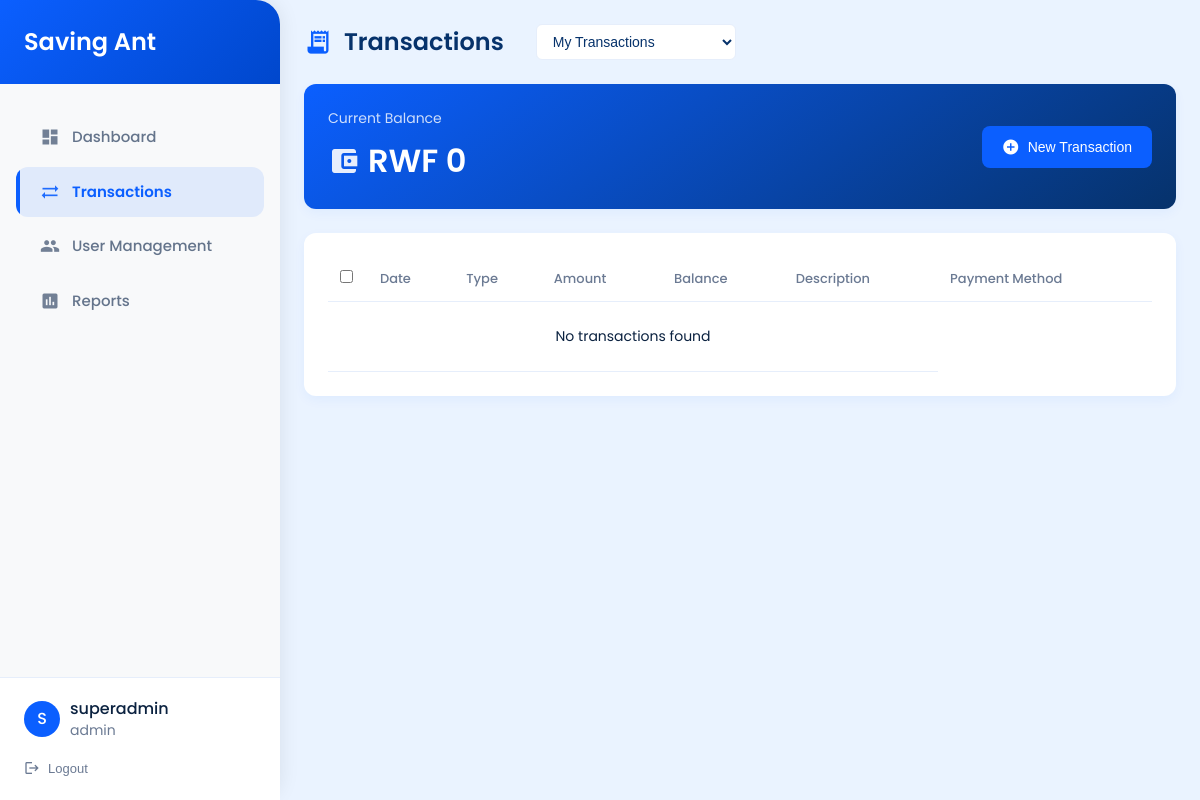
The app's page /transactions.php (signed in) with its own data.
### tables this page shows
CREATE TABLE `users` (
  `id` int(11) NOT NULL,
  `username` varchar(50) NOT NULL,
  `email` varchar(255) NOT NULL,
  `password_hash` varchar(255) NOT NULL,
  `full_name` varchar(100) NOT NULL,
  `created_at` timestamp NOT NULL DEFAULT current_timestamp(),
  `updated_at` timestamp NOT NULL DEFAULT current_timestamp() ON UPDATE current_timestamp(),
  `last_login` timestamp NULL DEFAULT NULL,
  `is_active` tinyint(1) DEFAULT 1,
  `phone_number` varchar(20) DEFAULT NULL
);

CREATE TABLE `user_balances` (
  `user_id` int(11) NOT NULL,
  `balance` decimal(10,2) NOT NULL DEFAULT 0.00,
  `updated_at` timestamp NOT NULL DEFAULT current_timestamp() ON UPDATE current_timestamp()
);

### inc/db.php (called while the page is built)
<?php
function getPDO(): PDO
{
    $host = '127.0.0.1';
    $db   = 'saving_ant';
    $user = 'root';
    $pass = '';
    $charset = 'utf8mb4';
    $dsn = "mysql:host=$host;dbname=$db;charset=$charset";
    $options = [
        PDO::ATTR_ERRMODE => PDO::ERRMODE_EXCEPTION,
        PDO::ATTR_DEFAULT_FETCH_MODE => PDO::FETCH_ASSOC,
        PDO::ATTR_EMULATE_PREPARES => false,
    ];
    try {
        return new PDO($dsn, $user, $pass, $options);
    } catch (PDOException $e) {
        throw new PDOException($e->getMessage(), (int)$e->getCode());
    }
}

### inc/auth.php (called while the page is built, shortened)
<?php
require_once __DIR__ . '/db.php';
class Auth {
    private PDO $db;
    private ?array $user = null;
    public function __construct() {
        $this->db = getPDO();
        if (isset($_SESSION['user_id'])) {
            $this->loadUser($_SESSION['user_id']);
        }
    }
    public function getPdo(): PDO {
        return $this->db;
    }
    private function loadUser(int $userId): void {
        $stmt = $this->db->prepare("
            SELECT u.*, GROUP_CONCAT(r.name) as roles
            FROM users u
            LEFT JOIN user_roles ur ON u.id = ur.user_id
            LEFT JOIN roles r ON ur.role_id = r.id
            WHERE u.id = ? AND u.is_active = 1
            GROUP BY u.id
        ");
        $stmt->execute([$userId]);
        $user = $stmt->fetch();
        if ($user) {
            $user['roles'] = $user['roles'] ? explode(',', $user['roles']) : [];
            $this->user = $user;
        }
    }
    public function hasRole(string $role): bool {
        return $this->user && in_array($role, $this->user['roles']);
    }
    public function getUser(): ?array {
        return $this->user;
    }
    public function getAllUsers(): array {
        $stmt = $this->db->query("
            SELECT
                u.id,
                u.username,
                u.email,
                u.full_name,
                u.is_active,
                u.created_at,
                u.last_login,
                GROUP_CONCAT(r.name) as roles
            FROM users u
            LEFT JOIN user_roles ur ON u.id = ur.user_id
            LEFT JOIN roles r ON ur.role_id = r.id
            GROUP BY u.id
            ORDER BY u.id DESC
        ");
        $users = $stmt->fetchAll();
        foreach ($users as &$user) {
            $user['roles'] = $user['roles'] ? explode(',', $user['roles']) : [];
        }
        return $users;
    }
}

### inc/functions.php (called while the page is built, shortened)
<?php
require_once __DIR__ . '/auth.php';
$auth = new Auth();
function getUserBalance(int $userId): float {
    global $auth;
    $pdo = $auth->getPdo();
    $stmt = $pdo->prepare('SELECT balance FROM user_balances WHERE user_id = ?');
    $stmt->execute([$userId]);
    $balance = $stmt->fetchColumn();
    return max(0, floatval($balance));
}

### transactions.php (the view, shortened to what this page needs)
<?php
require_once __DIR__ . '/inc/functions.php';
$user = $auth->getUser();
$page = isset($_GET['page']) ? max(1, intval($_GET['page'])) : 1;
$perPage = 10;
$offset = ($page - 1) * $perPage;
$viewUserId = isset($_GET['user_id']) && $auth->hasRole('admin') ? intval($_GET['user_id']) : $user['id'];
$transactions = getTransactions([
    'user_id' => $viewUserId,
    'limit' => $perPage,
    'offset' => $offset
]);
if ($auth->hasRole('admin')) {
    $allUsers = $auth->getAllUsers();
}
$currentBalance = getUserBalance($viewUserId);
$viewedUser = $viewUserId !== $user['id'] ? $auth->getUserById($viewUserId) : $user;
?>
<!DOCTYPE html>
<html lang="en">
<head>
    <link rel="stylesheet" href="css/toast.css">
    <link rel="stylesheet" href="css/delete-dialog.css">
</head>
<body>
    <?php include_once __DIR__ . '/inc/sidebar.php'; ?>
    <main class="main-content">
        <h1 class="page-title">
            <i class="material-icons">receipt_long</i>
            Transactions
            <?php if ($auth->hasRole('admin')): ?>
            <select id="userSelector" class="form-control" style="margin-left: 20px; width: 200px;" onchange="window.location.href='?user_id=' + this.value">
                <option value="<?= $user['id'] ?>" <?= $viewUserId == $user['id'] ? 'selected' : '' ?>>My Transactions</option>
            </select>
            <?php endif; ?>
        </h1>
        <div class="card balance-card">
            <div>
                <div class="balance-label">
                    <?php if ($viewUserId !== $user['id']): ?>
                        Balance for <?= htmlspecialchars($viewedUser['full_name']) ?>
                    <?php else: ?>
                        Current Balance
                    <?php endif; ?>
                </div>
                <div class="balance-amount">
                    <i class="material-icons">account_balance_wallet</i>
                    RWF <?= number_format($currentBalance, 0) ?>
                </div>
            </div>
            <button class="btn btn-primary" onclick="document.getElementById('newTransactionForm').style.display='block'">
                <i class="material-icons">add_circle</i>
                New Transaction
            </button>
        </div>
        <div class="card">
            <table class="transactions-table">
                <thead>
                    <tr>
                        <?php if ($auth->hasRole('admin')): ?>
                        <th style="width: 40px;">
                            <input type="checkbox" id="selectAll" onchange="handleSelectAll(this)">
                        </th>
                        <?php endif; ?>
                        <th>Date</th>
                        <th>Type</th>
                        <th>Amount</th>
                        <th>Balance</th>
                        <th>Description</th>
                        <th>Payment Method</th>
                    </tr>
                </thead>
                <tbody>
                    <?php if (empty($transactions)): ?>
                        <tr>
                            <td colspan="6" style="text-align: center; padding: 24px;">
                                No transactions found
                            </td>
                        </tr>
                    <?php endif; ?>
                </tbody>
            </table>
        </div>
    </main>
</body>
</html>

### inc/sidebar.php (shortened to what this page needs)
<?php
$currentPage = basename($_SERVER['PHP_SELF']);
?>
<div class="sidebar" id="sidebar">
    <div class="sidebar-header">
        <a href="dashboard.php" class="brand">
            <span class="logo">Saving Ant</span>
        </a>
    </div>
    <nav class="nav-menu">
        <a href="dashboard.php" class="nav-item <?= $currentPage === 'dashboard.php' ? 'active' : '' ?>">
            <i class="material-icons">dashboard</i>
            Dashboard
        </a>
        <a href="transactions.php" class="nav-item <?= $currentPage === 'transactions.php' ? 'active' : '' ?>">
            <i class="material-icons">sync_alt</i>
            Transactions
        </a>
        <?php if ($auth->hasRole('admin')): ?>
            <a href="users.php" class="nav-item <?= $currentPage === 'users.php' ? 'active' : '' ?>">
                <i class="material-icons">people</i>
                User Management
            </a>
        <?php endif; ?>
        <?php if ($auth->hasRole('admin') || $auth->hasRole('manager')): ?>
            <a href="reports.php" class="nav-item <?= $currentPage === 'reports.php' ? 'active' : '' ?>">
                <i class="material-icons">assessment</i>
                Reports
            </a>
        <?php endif; ?>
    </nav>
    <div class="user-section">
        <a href="profile.php" class="user-info">
            <div class="user-avatar">
                <?= strtoupper(substr($user['full_name'] ?? 'U', 0, 1)) ?>
            </div>
            <div class="user-details">
                <div class="user-name"><?= htmlspecialchars($user['full_name'] ?? 'User') ?></div>
                <div class="user-role">admin</div>
            </div>
        </a>
        <form action="logout.php" method="post">
            <button type="submit" class="logout-btn">
                <i class="material-icons" style="font-size: 16px;">logout</i>
                Logout
            </button>
        </form>
    </div>
</div>

### transactions.php (style rules this page uses)
:root { --dialog-bg: rgba(0, 0, 0, 0.5); --dialog-shadow: 0 4px 6px rgba(0, 0, 0, 0.1); --warning-color: #bf8c0c; --primary: #0B5FFF; --dark: #06326B; --bg: #EAF3FF; --success: #0d8050; --warning: #bf8c0c; --danger: #db3737; --card-radius: 12px; }
* { margin: 0; padding: 0; box-sizing: border-box; }
body { font-family: 'Poppins', system-ui, -apple-system, 'Segoe UI', sans-serif; background: var(--bg); color: #0b2240; line-height: 1.5; min-height: 100vh; }
.main-content { margin-left: 250px; padding: 24px; min-height: 100vh; transition: margin-left 0.3s ease; }
.page-title { font-size: 24px; font-weight: 600; color: var(--dark); margin-bottom: 24px; }
.card { background: #fff; border-radius: var(--card-radius); padding: 24px; box-shadow: 0 4px 12px rgba(11,95,255,0.05); margin-bottom: 24px; transition: all 0.3s ease; }
.page-title { display: flex; align-items: center; gap: 12px; margin-bottom: 24px; }
.page-title i { font-size: 28px; color: var(--primary); }
.balance-card { display: flex; justify-content: space-between; align-items: center; background: linear-gradient(145deg, var(--primary), var(--dark)); color: white; }
.balance-amount { font-size: 32px; font-weight: 600; color: white; display: flex; align-items: center; gap: 8px; }
.balance-amount i { font-size: 32px; opacity: 0.9; }
.balance-label { font-size: 14px; color: rgba(255, 255, 255, 0.8); margin-bottom: 8px; }
.form-control { width: 100%; padding: 8px 12px; border: 1px solid #e6eefb; border-radius: 6px; font-size: 14px; transition: border-color 0.2s; }
.btn { padding: 12px 20px; border: none; border-radius: 8px; font-size: 14px; font-weight: 500; cursor: pointer; transition: all 0.3s ease; display: inline-flex; align-items: center; gap: 8px; justify-content: center; }
.btn i { font-size: 18px; }
.btn-primary { background: var(--primary); color: #fff; }
.transactions-table { width: 100%; border-collapse: collapse; }
.transactions-table th, .transactions-table td { padding: 12px; text-align: left; border-bottom: 1px solid #e6eefb; }
.transactions-table th { font-weight: 500; color: #6b7a93; font-size: 13px; }
.transactions-table td { font-size: 14px; }
#userSelector { background: white; border: 1px solid #e6eefb; padding: 8px 12px; border-radius: 6px; font-size: 14px; color: var(--dark); cursor: pointer; transition: all 0.3s ease; }
#userSelector option { padding: 8px; }

### records on screen
users: full_name "S", full_name "superadmin", id "My Transactions", id.balance "0"
